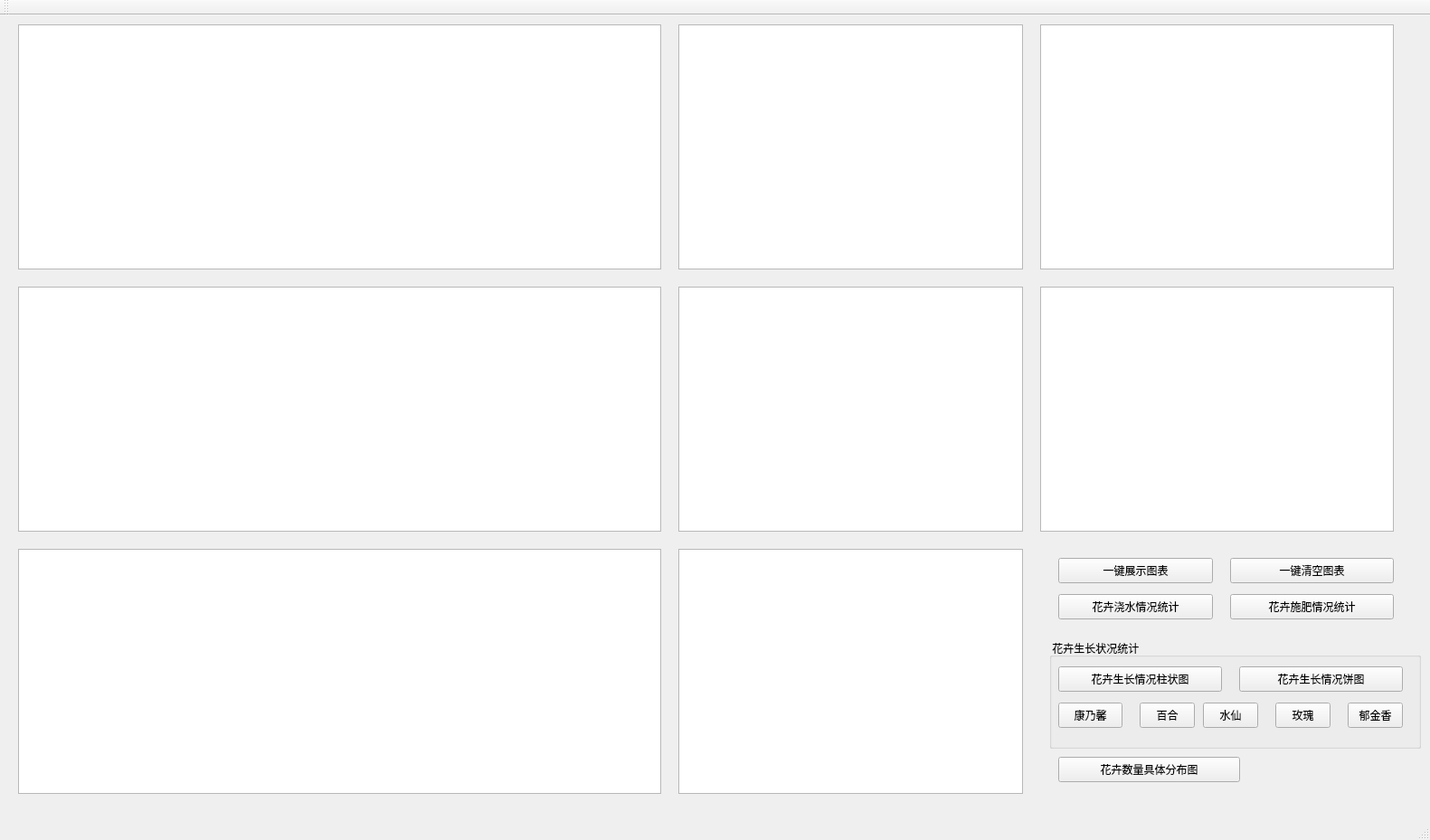
<?xml version="1.0" encoding="UTF-8"?>
<ui version="4.0">
 <class>sqldataread</class>
 <widget class="QMainWindow" name="sqldataread">
  <property name="geometry">
   <rect>
    <x>0</x>
    <y>0</y>
    <width>1581</width>
    <height>929</height>
   </rect>
  </property>
  <property name="windowTitle">
   <string>sqldataread</string>
  </property>
  <property name="windowIcon">
   <iconset resource="main.qrc">
    <normaloff>:/image/_displayLogo.png</normaloff>:/image/_displayLogo.png</iconset>
  </property>
  <widget class="QWidget" name="centralwidget">
   <widget class="QPushButton" name="pushButton">
    <property name="geometry">
     <rect>
      <x>1360</x>
      <y>640</y>
      <width>181</width>
      <height>28</height>
     </rect>
    </property>
    <property name="styleSheet">
     <string notr="true">background-color: rgb(225, 225, 225);border:1px groove gray;border-radius:4px;font: 20 12pt &quot;楷体&quot;;padding:1px 4px;border-style: outset;}


                                       
QPushButton:hover{background-color:#79ff50; color: black;}
                                    
QPushButton:pressed{background-color:rgb(204, 228, 247);border-style: inset;</string>
    </property>
    <property name="text">
     <string>花卉施肥情况统计</string>
    </property>
   </widget>
   <widget class="QPushButton" name="pushButton_2">
    <property name="geometry">
     <rect>
      <x>1170</x>
      <y>820</y>
      <width>201</width>
      <height>28</height>
     </rect>
    </property>
    <property name="styleSheet">
     <string notr="true">background-color: rgb(225, 225, 225);border:1px groove gray;border-radius:4px;font: 20 12pt &quot;楷体&quot;;padding:1px 4px;border-style: outset;}


                                       
QPushButton:hover{background-color:#79ff50; color: black;}
                                    
QPushButton:pressed{background-color:rgb(204, 228, 247);border-style: inset;</string>
    </property>
    <property name="text">
     <string>花卉数量具体分布图</string>
    </property>
   </widget>
   <widget class="QPushButton" name="pushButton_3">
    <property name="geometry">
     <rect>
      <x>1170</x>
      <y>640</y>
      <width>171</width>
      <height>28</height>
     </rect>
    </property>
    <property name="styleSheet">
     <string notr="true">background-color: rgb(225, 225, 225);border:1px groove gray;border-radius:4px;font: 20 12pt &quot;楷体&quot;;padding:1px 4px;border-style: outset;}


                                       
QPushButton:hover{background-color:#79ff50; color: black;}
                                    
QPushButton:pressed{background-color:rgb(204, 228, 247);border-style: inset;</string>
    </property>
    <property name="text">
     <string>花卉浇水情况统计</string>
    </property>
   </widget>
   <widget class="QtCharts::QChartView" name="graphicsView">
    <property name="geometry">
     <rect>
      <x>20</x>
      <y>10</y>
      <width>711</width>
      <height>271</height>
     </rect>
    </property>
    <property name="backgroundBrush">
     <brush brushstyle="NoBrush">
      <color alpha="255">
       <red>190</red>
       <green>182</green>
       <blue>157</blue>
      </color>
     </brush>
    </property>
   </widget>
   <widget class="QtCharts::QChartView" name="graphicsView_2">
    <property name="geometry">
     <rect>
      <x>20</x>
      <y>300</y>
      <width>711</width>
      <height>271</height>
     </rect>
    </property>
   </widget>
   <widget class="QtCharts::QChartView" name="graphicsView_3">
    <property name="geometry">
     <rect>
      <x>20</x>
      <y>590</y>
      <width>711</width>
      <height>271</height>
     </rect>
    </property>
   </widget>
   <widget class="QtCharts::QChartView" name="graphicsView_4">
    <property name="geometry">
     <rect>
      <x>750</x>
      <y>10</y>
      <width>381</width>
      <height>271</height>
     </rect>
    </property>
   </widget>
   <widget class="QtCharts::QChartView" name="graphicsView_5">
    <property name="geometry">
     <rect>
      <x>1150</x>
      <y>10</y>
      <width>391</width>
      <height>271</height>
     </rect>
    </property>
   </widget>
   <widget class="QtCharts::QChartView" name="graphicsView_6">
    <property name="geometry">
     <rect>
      <x>750</x>
      <y>300</y>
      <width>381</width>
      <height>271</height>
     </rect>
    </property>
   </widget>
   <widget class="QtCharts::QChartView" name="graphicsView_7">
    <property name="geometry">
     <rect>
      <x>1150</x>
      <y>300</y>
      <width>391</width>
      <height>271</height>
     </rect>
    </property>
   </widget>
   <widget class="QtCharts::QChartView" name="graphicsView_8">
    <property name="geometry">
     <rect>
      <x>750</x>
      <y>590</y>
      <width>381</width>
      <height>271</height>
     </rect>
    </property>
   </widget>
   <widget class="QGroupBox" name="groupBox">
    <property name="geometry">
     <rect>
      <x>1160</x>
      <y>690</y>
      <width>411</width>
      <height>121</height>
     </rect>
    </property>
    <property name="styleSheet">
     <string notr="true">font: 12pt &quot;楷体&quot;;</string>
    </property>
    <property name="title">
     <string> 花卉生长状况统计</string>
    </property>
    <widget class="QPushButton" name="pushButton_4">
     <property name="geometry">
      <rect>
       <x>10</x>
       <y>30</y>
       <width>181</width>
       <height>28</height>
      </rect>
     </property>
     <property name="styleSheet">
      <string notr="true">background-color: rgb(225, 225, 225);border:1px groove gray;border-radius:4px;font: 20 12pt &quot;楷体&quot;;padding:1px 4px;border-style: outset;}


                                       
QPushButton:hover{background-color:#79ff50; color: black;}
                                    
QPushButton:pressed{background-color:rgb(204, 228, 247);border-style: inset;</string>
     </property>
     <property name="text">
      <string>花卉生长情况柱状图</string>
     </property>
    </widget>
    <widget class="QPushButton" name="pushButton_5">
     <property name="geometry">
      <rect>
       <x>10</x>
       <y>70</y>
       <width>71</width>
       <height>28</height>
      </rect>
     </property>
     <property name="styleSheet">
      <string notr="true">background-color: rgb(225, 225, 225);border:1px groove gray;border-radius:4px;font: 20 12pt &quot;楷体&quot;;padding:1px 4px;border-style: outset;}


                                       
QPushButton:hover{background-color:#79ff50; color: black;}
                                    
QPushButton:pressed{background-color:rgb(204, 228, 247);border-style: inset;</string>
     </property>
     <property name="text">
      <string>康乃馨</string>
     </property>
    </widget>
    <widget class="QPushButton" name="pushButton_6">
     <property name="geometry">
      <rect>
       <x>100</x>
       <y>70</y>
       <width>61</width>
       <height>28</height>
      </rect>
     </property>
     <property name="styleSheet">
      <string notr="true">background-color: rgb(225, 225, 225);border:1px groove gray;border-radius:4px;font: 20 12pt &quot;楷体&quot;;padding:1px 4px;border-style: outset;}


                                       
QPushButton:hover{background-color:#79ff50; color: black;}
                                    
QPushButton:pressed{background-color:rgb(204, 228, 247);border-style: inset;</string>
     </property>
     <property name="text">
      <string>百合</string>
     </property>
    </widget>
    <widget class="QPushButton" name="pushButton_7">
     <property name="geometry">
      <rect>
       <x>170</x>
       <y>70</y>
       <width>61</width>
       <height>28</height>
      </rect>
     </property>
     <property name="styleSheet">
      <string notr="true">background-color: rgb(225, 225, 225);border:1px groove gray;border-radius:4px;font: 20 12pt &quot;楷体&quot;;padding:1px 4px;border-style: outset;}


                                       
QPushButton:hover{background-color:#79ff50; color: black;}
                                    
QPushButton:pressed{background-color:rgb(204, 228, 247);border-style: inset;</string>
     </property>
     <property name="text">
      <string>水仙</string>
     </property>
    </widget>
    <widget class="QPushButton" name="pushButton_8">
     <property name="geometry">
      <rect>
       <x>250</x>
       <y>70</y>
       <width>61</width>
       <height>28</height>
      </rect>
     </property>
     <property name="styleSheet">
      <string notr="true">background-color: rgb(225, 225, 225);border:1px groove gray;border-radius:4px;font: 20 12pt &quot;楷体&quot;;padding:1px 4px;border-style: outset;}


                                       
QPushButton:hover{background-color:#79ff50; color: black;}
                                    
QPushButton:pressed{background-color:rgb(204, 228, 247);border-style: inset;</string>
     </property>
     <property name="text">
      <string>玫瑰</string>
     </property>
    </widget>
    <widget class="QPushButton" name="pushButton_9">
     <property name="geometry">
      <rect>
       <x>330</x>
       <y>70</y>
       <width>61</width>
       <height>28</height>
      </rect>
     </property>
     <property name="styleSheet">
      <string notr="true">background-color: rgb(225, 225, 225);border:1px groove gray;border-radius:4px;font: 20 12pt &quot;楷体&quot;;padding:1px 4px;border-style: outset;}


                                       
QPushButton:hover{background-color:#79ff50; color: black;}
                                    
QPushButton:pressed{background-color:rgb(204, 228, 247);border-style: inset;</string>
     </property>
     <property name="text">
      <string>郁金香</string>
     </property>
    </widget>
    <widget class="QPushButton" name="pushButton_12">
     <property name="geometry">
      <rect>
       <x>210</x>
       <y>30</y>
       <width>181</width>
       <height>28</height>
      </rect>
     </property>
     <property name="styleSheet">
      <string notr="true">background-color: rgb(225, 225, 225);border:1px groove gray;border-radius:4px;font: 20 12pt &quot;楷体&quot;;padding:1px 4px;border-style: outset;}


                                       
QPushButton:hover{background-color:#79ff50; color: black;}
                                    
QPushButton:pressed{background-color:rgb(204, 228, 247);border-style: inset;background-color: rgb(225, 225, 225);border:1px groove gray;border-radius:4px;font: 20 12pt &quot;楷体&quot;;padding:1px 4px;border-style: outset;}


                                       
QPushButton:hover{background-color:#79ff50; color: black;}
                                    
QPushButton:pressed{background-color:rgb(204, 228, 247);border-style: inset;</string>
     </property>
     <property name="text">
      <string>花卉生长情况饼图</string>
     </property>
    </widget>
   </widget>
   <widget class="QPushButton" name="pushButton_10">
    <property name="geometry">
     <rect>
      <x>1170</x>
      <y>600</y>
      <width>171</width>
      <height>28</height>
     </rect>
    </property>
    <property name="styleSheet">
     <string notr="true">background-color: rgb(225, 225, 225);border:1px groove gray;border-radius:4px;font: 20 12pt &quot;楷体&quot;;padding:1px 4px;border-style: outset;}


                                       
QPushButton:hover{background-color:#79ff50; color: black;}
                                    
QPushButton:pressed{background-color:rgb(204, 228, 247);border-style: inset;</string>
    </property>
    <property name="text">
     <string>一键展示图表</string>
    </property>
   </widget>
   <widget class="QPushButton" name="pushButton_11">
    <property name="geometry">
     <rect>
      <x>1360</x>
      <y>600</y>
      <width>181</width>
      <height>28</height>
     </rect>
    </property>
    <property name="styleSheet">
     <string notr="true">background-color: rgb(225, 225, 225);border:1px groove gray;border-radius:4px;font: 20 12pt &quot;楷体&quot;;padding:1px 4px;border-style: outset;}


                                       
QPushButton:hover{background-color:#79ff50; color: black;}
                                    
QPushButton:pressed{background-color:rgb(204, 228, 247);border-style: inset;</string>
    </property>
    <property name="text">
     <string>一键清空图表</string>
    </property>
   </widget>
  </widget>
  <widget class="QMenuBar" name="menubar">
   <property name="geometry">
    <rect>
     <x>0</x>
     <y>0</y>
     <width>1581</width>
     <height>26</height>
    </rect>
   </property>
  </widget>
  <widget class="QStatusBar" name="statusbar"/>
  <widget class="QToolBar" name="toolBar">
   <property name="windowTitle">
    <string>toolBar</string>
   </property>
   <attribute name="toolBarArea">
    <enum>TopToolBarArea</enum>
   </attribute>
   <attribute name="toolBarBreak">
    <bool>false</bool>
   </attribute>
  </widget>
 </widget>
 <customwidgets>
  <customwidget>
   <class>QtCharts::QChartView</class>
   <extends>QGraphicsView</extends>
   <header location="global">qtcharts_qchartview.h</header>
  </customwidget>
 </customwidgets>
 <resources>
  <include location="main.qrc"/>
 </resources>
 <connections/>
</ui>
